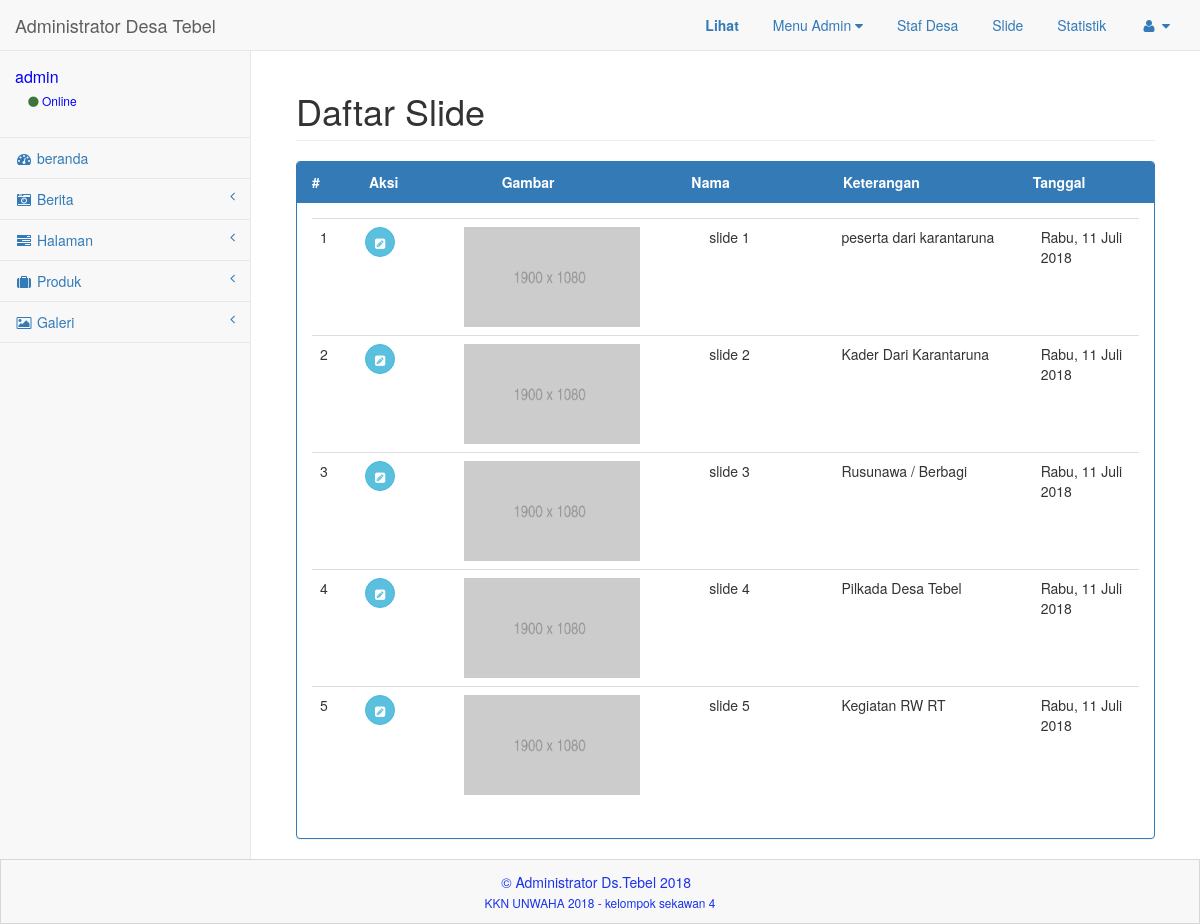
Page /admin.php?tampil=galeri&c=galeri&p=slide (signed in) on the committed database.
### tables this page shows
CREATE TABLE IF NOT EXISTS `user` (
`id_user` int(11) NOT NULL,
  `nama` varchar(60) NOT NULL,
  `alamat` text NOT NULL,
  `job` varchar(50) NOT NULL,
  `lp` varchar(25) NOT NULL,
  `level` int(5) NOT NULL,
  `foto` text NOT NULL,
  `username` varchar(50) NOT NULL,
  `password` varchar(255) NOT NULL,
  `urutan` int(3) NOT NULL,
  `created` int(11) NOT NULL,
  `bagian` varchar(20) NOT NULL
);

CREATE TABLE IF NOT EXISTS `galeri` (
`id_galeri` int(5) NOT NULL,
  `judul` varchar(100) NOT NULL,
  `keterangan` text NOT NULL,
  `gambar` varchar(100) NOT NULL,
  `tanggal` date NOT NULL,
  `lokasi` text NOT NULL,
  `kategori` text NOT NULL,
  `jenis` varchar(15) NOT NULL
);

CREATE TABLE IF NOT EXISTS `tampil` (
`id_tampil` int(1) NOT NULL,
  `titel` varchar(35) NOT NULL,
  `tahun` int(11) NOT NULL,
  `suka` int(11) NOT NULL,
  `tidak` int(11) NOT NULL,
  `notelpon` varchar(15) NOT NULL,
  `email` varchar(50) NOT NULL,
  `info` text NOT NULL
);

### lib/fungsi_tglindonesia.php (called while the page is built)
<?php
function tgl_indonesia($tgl){
    $tanggal    = substr($tgl, 8,2);
    $nama_bulan = array("Januari","Februari","Maret","April","Mei","Juni","Juli","Agustus","September","Oktober","November","Desember");
    $h = date('D', strtotime($tgl));
    $nama_hari = array(
    	'Sun' => "Minggu",
    	'Mon' => "Senin",
		'Tue' => "Selasa",
		'Wed' => "Rabu",
		'Thu' => "Kamis",
		'Fri' => "Jum'at",
		'Sat' => "Sabtu");
    $bulan  = $nama_bulan[substr($tgl,5,2) - 1];
    $hari = $nama_hari[$h];
    $tahun  = substr($tgl,0,4);
    return $hari.', '.$tanggal.' '.$bulan.' '.$tahun;
}
?>

### admin/menu_kiri.php (the view, shortened to what this page needs)
<?php
        $data=mysqli_fetch_array($mysqli->query("SELECT * FROM user where id_user='$_SESSION[id_user]'"));
        $nama = $data['nama'];
?>
<div class="navbar-default sidebar" role="navigation">
    <div class="sidebar-nav navbar-collapse">
        <ul class="nav" id="side-menu">
            <li class="sidebar-search">
                <div class="input-group custom-search-form">
                    <p style="font-size: 16px; color: blue;"><?php echo $nama; ?><br>
                        <small style="font-size: 12px;">&nbsp;&nbsp;&nbsp;&nbsp;<i class="fa fa-circle text-success"></i> Online
                        </small>
                    </p>
                </div>
            </li>
            <li>
                <a href="?tampil=beranda" style="text-transform: lowercase;"><i class="fa fa-dashboard fa-fw"></i> beraNDA</a>
            </li>
             <?php
                    echo "<li>
                            <a href='#'><i class='fa fa-camera-retro fa-fw' style='text-transform: lowercase;'></i> Berita<span class='fa arrow'></span></a>";
                    echo "</li>";
                    echo "<li>
                            <a href='#'><i class='fa fa-tasks fa-fw'></i> Halaman<span class='fa arrow'></span></a>";
                    echo "</li>";
                    echo "<li>
                            <a href='#'><i class='fa fa-suitcase fa-fw'></i> Produk<span class='fa arrow'></span></a>";
                    echo "</li>";
                    echo "<li>
                            <a href='#'><i class='fa fa-picture-o fa-fw'></i> Galeri<span class='fa arrow'></span></a>";
                    echo "</li>";
            ?>
        </ul>
    </div>
</div>

### admin.php (shortened to what this page needs)
<?php
    if(!empty($_SESSION['username']) and !empty($_SESSION['password'])){
        include("lib/koneksi.php");
        ?>
        <!DOCTYPE html>
        <html lang="en">
        <head>
            <link href="template/admin/vendor/bootstrap/css/bootstrap.min.css" rel="stylesheet">
            <link href="template/admin/vendor/metisMenu/metisMenu.min.css" rel="stylesheet">
            <link href="template/admin/vendor/bootstrap-social/bootstrap-social.css" rel="stylesheet">
            <link href="template/admin/dist/css/sb-admin-2.css" rel="stylesheet">
            <link href="template/admin/vendor/font-awesome/css/font-awesome.min.css" rel="stylesheet" type="text/css">
        </head>
            <body>
                <div id="wrapper">
                    <nav class="navbar navbar-default navbar-static-top" role="navigation" style="margin-bottom: 0">
                        <div class="navbar-header">
                            <a class="navbar-brand" href="?tampil=beranda">Administrator Desa Tebel</a>
                        </div>
                        <?php include("admin/menu_atas.php") ?>
                        <?php include("admin/menu_kiri.php") ?>
                    </nav>
                    <div id="page-wrapper">
                        <?php include("konten/konten.php"); ?>
                    </div>
                </div>
                <?php
                    $dt=mysqli_fetch_array($mysqli->query("SELECT * FROM tampil"))
                ?>
                <div id="footer" style="height: 65px; margin: 0 auto;  color: #1933EC; background-color:#f8f8f8; border:1px solid rgb(216, 215, 215);">
                    <p style="  padding: 12px 0 0; text-align: center;">
                        &copy;  Administrator Ds.Tebel&nbsp;<?php echo $dt['tahun']; ?> &nbsp;<br>
                        <small class="right">KKN UNWAHA 2018 - kelompok sekawan 4</small>
                    </p>
                </div>
            </body>
        </html>
        <?php
    }else{
        header("Location: index.php");
        exit;
    }
?>

### admin/galeri/galeri_tampil.php (shortened to what this page needs)
<?php
    if (!empty($_GET['p']=='slide') OR !empty($_GET['c']=='galeri') ) {
        $pos = $mysqli->query("SELECT * FROM submenu where id_submenu='$_GET[p]'") or die (mysqli_error());
        $judul = mysqli_fetch_array($pos);
        $tampil = $mysqli->query ("SELECT * FROM posting") or die (mysqli_error());
        if ($_GET['p']=='slide') {
            $judulpos = "Daftar Slide";
        }else{
            $judulpos = "Galeri ".$judul['judul'];
        }
        ?>
        <div class="container-fluid">
            <div class="row">
                <div class="col-lg-12">
                    <h1 class="page-header"><?php echo $judulpos; ?></h1>
                </div>
            </div>
            <div class="row">
                <div class="col-md-12">
                    <div class="panel panel-primary">
                        <div class="panel-heading">
                           	<table>
                                <thead>
                                    <tr>
                                        <th width="3%">#</th>
                                        <th width="7%">Aksi</th>
                                        <th width="10%">Gambar</th>
                                        <th width="8%">Nama</th>
                                        <?php if ($_GET['p']=='slide') : ?>
                                        <th width="10%">Keterangan</th>
                                        <?php endif; ?>
                                        <th width="5%">Tanggal</th>
                                    </tr>
                                </thead>
                            </table>
                        </div>
                            <div class="panel-body">
                                <div class="table-responsive">
                                    <table class="table table-hover">
                                        <tbody>
                                            <?php
                                                include ("lib/fungsi_tglindonesia.php");
                                                $hal    = isset($_GET['hal']) ? $_GET['hal'] : 1;
                                                $batas  = 50;
                                                $posisi = ($hal-1)* $batas;
                                                $no = $hal + ($hal - 1) * ($batas - 1);
                                                if (isset($_POST["cari"])){
                                                    $tampil = $mysqli->query ("SELECT * FROM galeri where judul LIKE '%$_POST[keyword]%' and kategori='$_GET[p]' order by id_galeri DESC limit $posisi, $batas") or die (mysqli_error());
                                                }else{
                                                    if($_GET['p'] != "slide") {
                                                        $tampil = $mysqli->query("SELECT * FROM galeri WHERE kategori='$_GET[p]' order by id_galeri DESC limit $posisi, $batas") or die (mysqli_error());
                                                    }else{
                                                        $tampil = $mysqli->query("SELECT * FROM galeri WHERE kategori='$_GET[p]' order by id_galeri ASC limit $posisi, $batas") or die (mysqli_error());
                                                    }
                                                }
                                                while($data=mysqli_fetch_array($tampil)){
                                                        $tanggal    = tgl_indonesia($data['tanggal']);
                                            ?>
                                            <tr>
                                                <td width="2%"><?php echo $no; ?></td>
                                                <td width="5%">
                                                    <form style="display: inline-block;" name="edit" method="post" action="?tampil=galeri_edit">
                                                        <button name="edit" title="Edit Data" type="edit" class="btn btn-info btn-circle">
                                                            <i class="fa fa-pencil-square "></i>
                                                        </button>
                                                    </form>
                                                </td>
                                                <?php if($_GET['p'] == "slide") : ?>
                                                <td width="5%">
                                                    <img src="gambar/slide/<?php echo $data['gambar']; ?>" height="100" />
                                                </td>
                                                <?php endif; ?>
                                                <td width="7%"><?php echo $data['judul']; ?></td>
                                                <?php if ($_GET['p']=='slide') : ?>
                                                <td width="10%"><?php echo $data['keterangan']; ?></td>
                                                <?php endif; ?>
                                                <td width="5%"><?php echo $tanggal; ?></td>
                                            </tr>
                                            <?php
                                                $no++ ;
                                            }
                                            ?>
                                        </tbody>
                                    </table>
                                </div>
                            </div>
                    </div>
                </div>
            </div>
        </div>
        <?php
    }else{
        echo"<div class='container-fluid'><div class='row'><div class='col-lg-12'><h1 class='page-header'>KONTEN TIDAK ADA</h1></div></div></div>";
        echo "<meta http-equiv ='refresh'content='1; url=?tampil=beranda'>";
    }
?>

### rows in the picture
user: nama "admin"
galeri: gambar (picture), judul "slide 1", keterangan "peserta dari karantaruna", tanggal "Rabu, 11 Juli 2018"
galeri: gambar (picture), judul "slide 2", keterangan "Kader Dari Karantaruna", tanggal "Rabu, 11 Juli 2018"
galeri: gambar (picture), judul "slide 3", keterangan "Rusunawa / Berbagi", tanggal "Rabu, 11 Juli 2018"
galeri: gambar (picture), judul "slide 4", keterangan "Pilkada Desa Tebel", tanggal "Rabu, 11 Juli 2018"
galeri: gambar (picture), judul "slide 5", keterangan "Kegiatan RW RT", tanggal "Rabu, 11 Juli 2018"
tampil: tahun "2018"

### other values in the picture
$judulpos "Daftar Slide"
